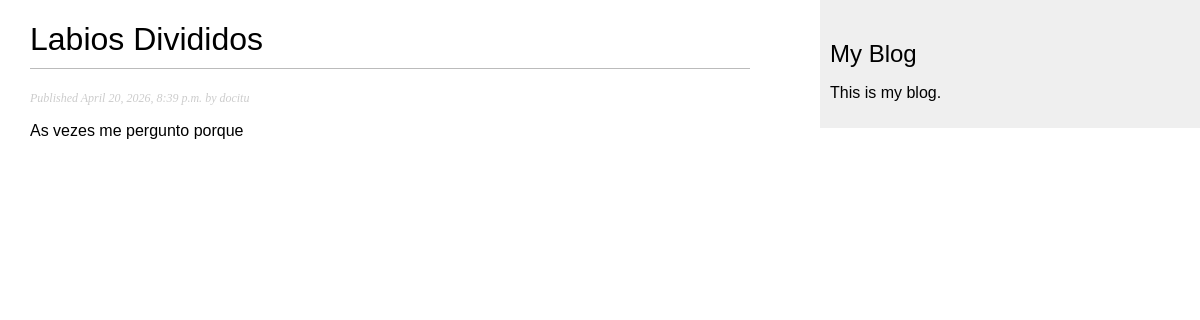
Screenshot of /blog/2026/4/20/labios-divididos/ with the database file from the repository.
### blog/models.py (models this page shows, shortened)
class Post(models.Model):
    class Status (models.TextChoices):
        DRAFT = 'DF', 'Draft'
        PUBLISHED = 'PB', 'Published'
    title = models.CharField(max_length=250)
    slug = models.SlugField(
        max_length=250,
        unique_for_date='publish'
    )
    author = models.ForeignKey(
        settings.AUTH_USER_MODEL,
        on_delete=models.CASCADE,
        related_name='blog_posts'
    )
    body = models.TextField()
    publish = models.DateTimeField(default=timezone.now)
    created = models.DateTimeField(auto_now_add=True)
    updated = models.DateTimeField(auto_now=True)
    status = models.CharField(
        max_length=2,
        choices=Status.choices,
        default=Status.DRAFT
    )
    objects = models.Manager()
    published = PublishedManager()
    class Meta:
        ordering = ['-publish']
        indexes = [
            models.Index(fields=['-publish']),
        ]

### blog/views.py (the view)
# urls.py: path('<int:year>/<int:month>/<int:day>/<slug:post>/', views.post_detail, name='post_detail'),
def post_detail(request, year, month, day, post):
    try:
        post = get_object_or_404(Post, slug=post, status=Post.Status.PUBLISHED, publish__year=year, publish__month=month, publish__day=day)
    except Post.DoesNotExist:
        raise Http404("Post does not exist")
    return render(request, 'blog/post/detail.html', {'post': post})

### blog/templates/blog/post/detail.html (shortened to what this page needs)
{% extends "blog/base.html" %}
{% block content %}
    <h1>{{ post.title }}</h1>
    <p class="date">
    Published {{ post.publish }} by {{ post.author }}
    </p>
    {{ post.body|linebreaks }}
{% endblock %}

### blog/static/blog/css/blog.css (style rules this page uses)
body { margin:0; padding:0; font-family:helvetica, sans-serif; }
h1 { font-weight:normal; border-bottom:1px solid #bbb; padding:0 0 10px 0; }
p.date { color:#ccc; font-family: georgia, serif; font-size: 12px; font-style: italic; }

### rows the page displays
Post: title "Labios Divididos", publish "April 20, 2026, 8:39 p.m.", author "docitu", body "As vezes me pergunto porque"
